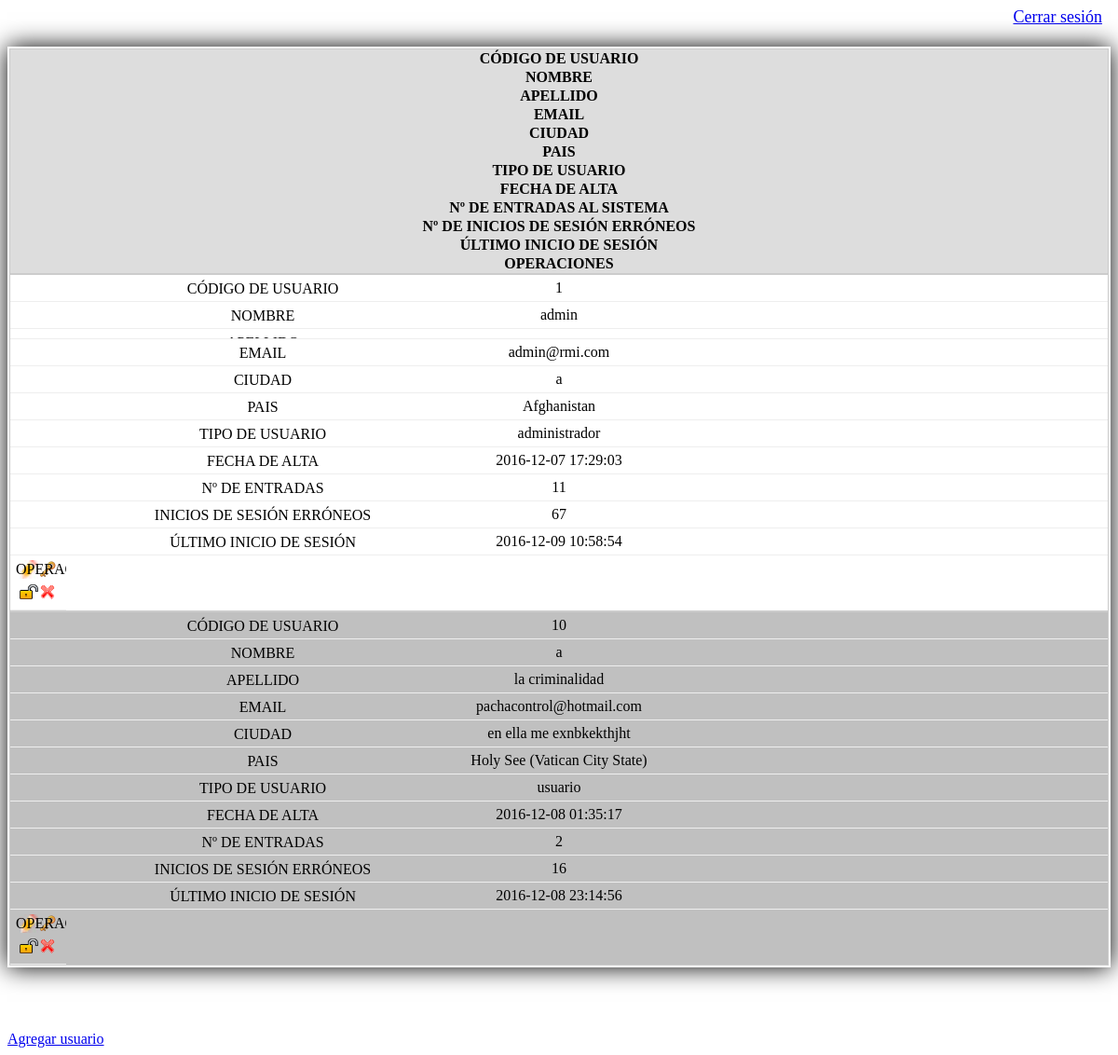
Screenshot of /listarUsuarios.php (signed in) with the database file from the repository.
### tables this page shows
CREATE TABLE `usuarios` (
  `IDUsuario` int(11) NOT NULL AUTO_INCREMENT,
  `Nombre` char(30) NOT NULL,
  `Apellidos` char(80) DEFAULT NULL,
  `Email` char(80) NOT NULL,
  `Ciudad` char(50) NOT NULL,
  `Pais` int(11) NOT NULL,
  `Clave` char(100) NOT NULL,
  `tipoUsuario` enum('usuario','administrador') NOT NULL DEFAULT 'usuario',
  `fechaAlta` datetime NOT NULL DEFAULT CURRENT_TIMESTAMP,
  `nEntradas` int(11) NOT NULL DEFAULT '0',
  `nErrores` int(11) NOT NULL DEFAULT '0',
  `ultimaVisita` datetime NOT NULL DEFAULT '0000-00-00 00:00:00',
  `bloqueado` enum('0','1') NOT NULL DEFAULT '0',
  PRIMARY KEY (`IDUsuario`),
  KEY `pais_id` (`Pais`),
  CONSTRAINT `usuarios_ibfk_1` FOREIGN KEY (`Pais`) REFERENCES `pais` (`ID`) ON DELETE NO ACTION ON UPDATE CASCADE
);

CREATE TABLE `pais` (
  `ID` int(11) NOT NULL AUTO_INCREMENT,
  `Name` text,
  `Continent` text,
  PRIMARY KEY (`ID`)
);

### listarUsuarios.php (the view, shortened to what this page needs)
<!DOCTYPE html>
<?php
	$conexion = conectarBD();
?>
<html>
	<head>
	</head>
	<body>
		<div class="topright"><a href="logout.php">Cerrar sesión</a></div>
		<div class="tabla">
			<table>
				<thead>
					<tr bgcolor="#DDDDDD"><th>CÓDIGO DE USUARIO</th><th>NOMBRE</th><th>APELLIDO</th><th>EMAIL</th><th>CIUDAD</th><th>PAIS</th><th>TIPO DE USUARIO</th><th>FECHA DE ALTA</th><th>Nº DE ENTRADAS AL SISTEMA</th><th>Nº DE INICIOS DE SESIÓN ERRÓNEOS</th><th>ÚLTIMO INICIO DE SESIÓN</th><th>OPERACIONES</th></tr>
				</thead>
				<tbody>
					<?php
					$sql = "select * from Usuarios;";
					$result  =  mysqli_query($conexion,  $sql)  or  die("ERROR:  " .mysqli_error($conexion));;
					$hola=0;
					while ($row = mysqli_fetch_assoc($result)) {
						if($hola == 1) {
							$hola = -1;
							$clase = "impar";
						}
						else {
							$clase = "par";
						}
						$pais = $row['Pais'];
						$consultapais = "SELECT Name FROM rmi.pais WHERE ID=$pais;";
						$ejecutarConsulta = mysqli_query($conexion, $consultapais);
						$resConsultaPais = mysqli_fetch_assoc($ejecutarConsulta);
						if ($row['bloqueado'] == 0) {
							$candadito = "<img src=\"unlock.png\" height=\"20\" width=\"20\" title=\"Bloquear usuario\" alt=\"Bloquear usuario\">";
						} else {
							$candadito = "<img src=\"lock.png\" height=\"20\" title=\"Desbloquear usuario\" alt=\"Desbloquear usuario\">";
						}
						echo "<tr class='$clase'>".
							"<td>{$row['IDUsuario']}</td>".
							"<td>{$row['Nombre']}</td>".
							"<td>{$row['Apellidos']}</td>".
							"<td>{$row['Email']}</td>".
							"<td>{$row['Ciudad']}</td>".
							"<td>{$resConsultaPais['Name']}</td>".
							"<td>{$row['tipoUsuario']}</td>".
							"<td>{$row['fechaAlta']}</td>".
							"<td>{$row['nEntradas']}</td>".
							"<td>{$row['nErrores']}</td>".
							"<td>{$row['ultimaVisita']}</td>".
							"<td class='admin'>".
							"<a title=\"Editar usuario\" href='usuario.php?ID={$row['IDUsuario']}'><img src=\"y.png\" title=\"Editar usuario\" alt=\"Editar usuario\" width=\"20\" height=\"20\"></a>".
							"<a title=\"Cambiar contraseña\" href='setpass.php?ID={$row['IDUsuario']}'><img src=\"z.png\" title=\"Cambiar contraseña\" alt=\"Cambiar contraseña\" width=\"20\" height=\"20\"></a>".
							"<a href='bloquearUsuario.php?ID={$row['IDUsuario']}'>". $candadito ."</a>".
							"<a title=\"Eliminar usuario\" href='borrarUsuario.php?ID={$row['IDUsuario']}' onclick=\"return confirm('¿Desea eliminar el registro?')\"><img src=\"x.png\" title=\"Eliminar usuario\" alt=\"Eliminar usuario\" width=\"20\" height=\"20\"></a>".
							"</td>".
						 "</tr>";
						 $hola++;
					}
					?>
				</tbody>
			</table>
		</div>
			 <br> <a href="registro.php">Agregar usuario</a>
	</body>
</html>

### listarUsuarios.php (style rules this page uses)
.topright { position: absolute; top: 8px; right: 17px; font-size: 18px; }
@media only screen and (max-width: 760px),
			(min-device-width: 768px) and (max-device-width: 1024px) { table, thead, tbody, th, td, tr { display: block; } }
@media only screen and (max-width: 760px),
			(min-device-width: 768px) and (max-device-width: 1024px) { tr { border: 1px solid #ccc; } }
@media only screen and (max-width: 760px),
			(min-device-width: 768px) and (max-device-width: 1024px) { td { border: none; border-bottom: 1px solid #eee; position: relative; padding-left: 50%; } }
@media only screen and (max-width: 760px),
			(min-device-width: 768px) and (max-device-width: 1024px) { td:before { position: absolute; top: 6px; left: 6px; width: 45%; padding-right: 10px; white-space: nowrap; } }
@media only screen and (max-width: 760px),
			(min-device-width: 768px) and (max-device-width: 1024px) { td:nth-of-type(1):before { content: "CÓDIGO DE USUARIO"; } }
@media only screen and (max-width: 760px),
			(min-device-width: 768px) and (max-device-width: 1024px) { td:nth-of-type(2):before { content: "NOMBRE"; } }
@media only screen and (max-width: 760px),
			(min-device-width: 768px) and (max-device-width: 1024px) { td:nth-of-type(3):before { content: "APELLIDO"; } }
@media only screen and (max-width: 760px),
			(min-device-width: 768px) and (max-device-width: 1024px) { td:nth-of-type(4):before { content: "EMAIL"; } }
@media only screen and (max-width: 760px),
			(min-device-width: 768px) and (max-device-width: 1024px) { td:nth-of-type(5):before { content: "CIUDAD"; } }
@media only screen and (max-width: 760px),
			(min-device-width: 768px) and (max-device-width: 1024px) { td:nth-of-type(6):before { content: "PAIS"; } }
@media only screen and (max-width: 760px),
			(min-device-width: 768px) and (max-device-width: 1024px) { td:nth-of-type(7):before { content: "TIPO DE USUARIO"; } }
@media only screen and (max-width: 760px),
			(min-device-width: 768px) and (max-device-width: 1024px) { td:nth-of-type(8):before { content: "FECHA DE ALTA"; } }
@media only screen and (max-width: 760px),
			(min-device-width: 768px) and (max-device-width: 1024px) { td:nth-of-type(9):before { content: "Nº DE ENTRADAS"; } }
@media only screen and (max-width: 760px),
			(min-device-width: 768px) and (max-device-width: 1024px) { td:nth-of-type(10):before { content: "INICIOS DE SESIÓN ERRÓNEOS"; } }
@media only screen and (max-width: 760px),
			(min-device-width: 768px) and (max-device-width: 1024px) { td:nth-of-type(11):before { content: "ÚLTIMO INICIO DE SESIÓN"; } }
@media only screen and (max-width: 760px),
			(min-device-width: 768px) and (max-device-width: 1024px) { td:nth-of-type(12):before { content: "OPERACIONES"; } }
table , th, tr, td { position: relative; border-collapse: collapse; text-align:center; transform: scale 0.5; overflow: hidden; text-overflow: ellipsis; word-wrap: break-word; }
table { border: transparent solid 2px; margin: 50px auto; box-shadow: 0 0 25px; overflow: hidden; text-overflow: ellipsis; word-wrap: break-word; }
.impar { background-color:silver; color:black; }
.par { background-color:white; color:black; }
td { padding: 5px 10px; overflow: hidden; text-overflow: ellipsis; word-wrap: break-word; }
.admin { width: 40px; overflow: hidden; text-overflow: ellipsis; word-wrap: break-word; }

### rows the page displays
usuarios: IDUsuario "1", Nombre "admin", Email "admin@rmi.com", Ciudad "a", Pais.Name "Afghanistan", tipoUsuario "administrador", fechaAlta "2016-12-07 17:29:03", nEntradas "11", nErrores "67", ultimaVisita "2016-12-09 10:58:54"
usuarios: IDUsuario "10", Nombre "a", Apellidos "la criminalidad", Email "pachacontrol@hotmail.com", Ciudad "en ella me exnbkekthjht", Pais.Name "Holy See (Vatican City State)", tipoUsuario "usuario", fechaAlta "2016-12-08 01:35:17", nEntradas "2", nErrores "16", ultimaVisita "2016-12-08 23:14:56"
